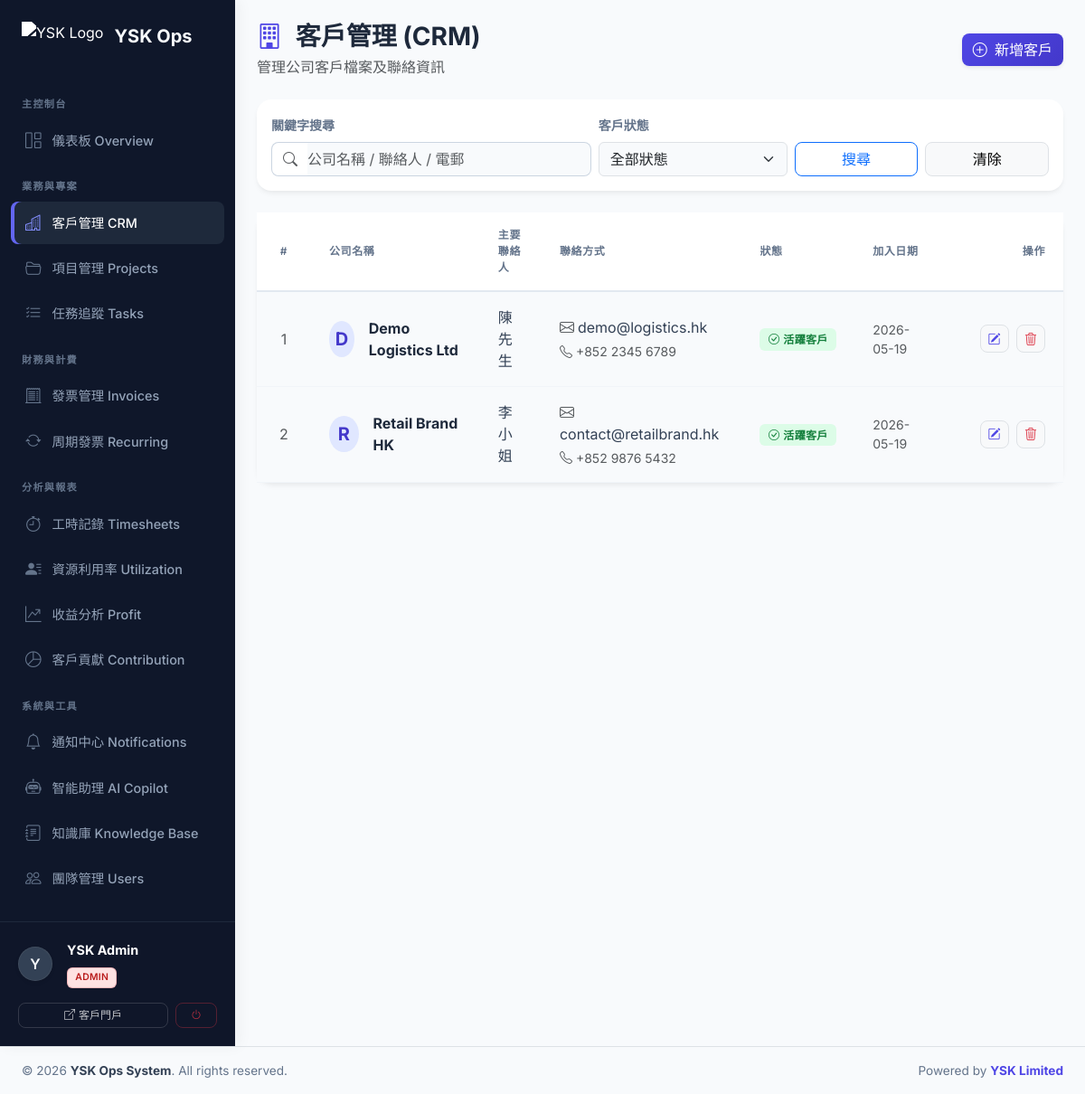
/clients.php (signed in), run on an earlier commit of the app's database.
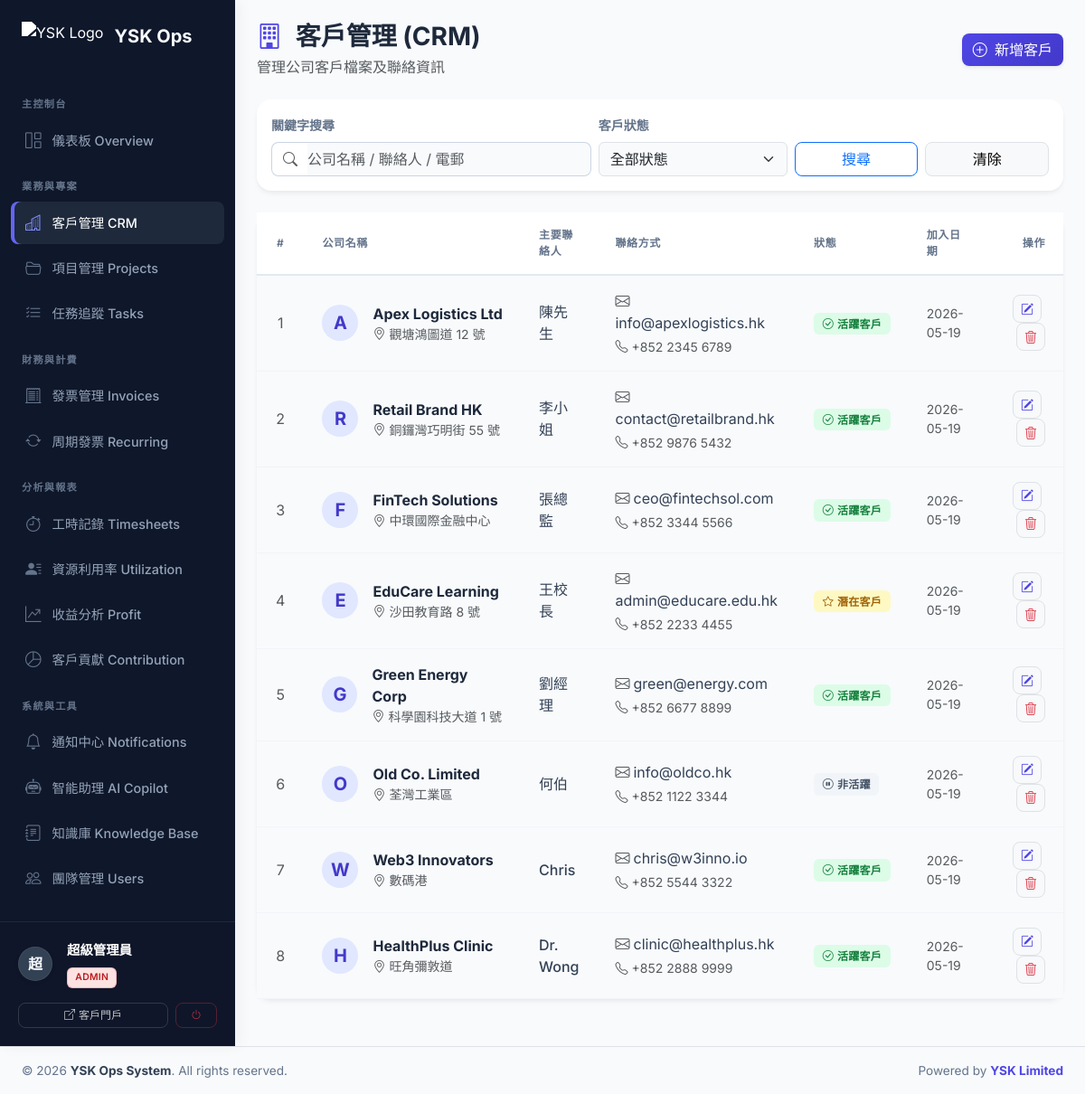
And on a later commit of the database.
### tables this page shows
CREATE TABLE clients (
    id INT AUTO_INCREMENT PRIMARY KEY,
    company_name VARCHAR(150) NOT NULL,
    contact_person VARCHAR(100),
    email VARCHAR(100),
    phone VARCHAR(20),
    address TEXT,
    notes TEXT,
    status ENUM('active', 'inactive', 'lead') DEFAULT 'active',
    created_at TIMESTAMP DEFAULT CURRENT_TIMESTAMP,
    updated_at TIMESTAMP DEFAULT CURRENT_TIMESTAMP ON UPDATE CURRENT_TIMESTAMP,
    FULLTEXT KEY ft_clients (company_name, contact_person, email, notes)
);

### includes/db.php (called while the page is built, shortened)
<?php
function get_db_connection() {
    static $pdo = null;
    if ($pdo === null) {
        try {
            $dsn = "mysql:host=" . DB_HOST . ";dbname=" . DB_NAME . ";charset=" . DB_CHARSET;
            $pdo = new PDO($dsn, DB_USER, DB_PASS, [
                PDO::ATTR_ERRMODE => PDO::ERRMODE_EXCEPTION,
                PDO::ATTR_DEFAULT_FETCH_MODE => PDO::FETCH_ASSOC,
                PDO::ATTR_EMULATE_PREPARES => false,
            ]);
        } catch (PDOException $e) {
            die("Database connection failed: " . $e->getMessage() . "<br>Please check config.php and run database.sql first.");
        }
    }
    return $pdo;
}
function db_query($sql, $params = []) {
    $pdo = get_db_connection();
    $stmt = $pdo->prepare($sql);
    $stmt->execute($params);
    return $stmt;
}
function db_fetch_all($sql, $params = []) {
    return db_query($sql, $params)->fetchAll();
}
?>

### clients.php (the view, shortened to what the changed rows need)
<?php
require_once 'includes/db.php';
$page = max(1, (int)($_GET['page'] ?? 1));
$per_page = 15;
$offset = ($page - 1) * $per_page;
$sql = "SELECT * FROM clients WHERE 1=1";
$params = [];
$sql .= " ORDER BY created_at DESC LIMIT $per_page OFFSET $offset";
$clients = db_fetch_all($sql, $params);
$status_labels = [
    'active' => ['text' => '活躍客戶', 'color' => 'success', 'icon' => 'bi-check-circle'],
    'lead' => ['text' => '潛在客戶', 'color' => 'warning', 'icon' => 'bi-star'],
    'inactive' => ['text' => '非活躍', 'color' => 'secondary', 'icon' => 'bi-pause-circle']
];
?>
<?php include 'includes/header.php'; ?>
<div class="d-flex">
    <?php include 'includes/sidebar.php'; ?>
    <div class="flex-grow-1 p-4">
        <div class="d-flex justify-content-between align-items-center mb-4">
            <div>
                <h2 class="h3 fw-bold mb-1 text-slate-800"><i class="bi bi-building me-2 text-primary"></i> 客戶管理 (CRM)</h2>
            </div>
        </div>
        <div class="card border-0 shadow-sm mb-4">
            <div class="card-body p-0">
                <div class="table-responsive">
                    <table class="table table-hover align-middle mb-0">
                        <thead>
                            <tr>
                                <th width="60" class="text-center">#</th>
                                <th>公司名稱</th>
                                <th>主要聯絡人</th>
                                <th>聯絡方式</th>
                                <th>狀態</th>
                                <th>加入日期</th>
                                <th width="140" class="text-end pe-4">操作</th>
                            </tr>
                        </thead>
                        <tbody>
                            <?php foreach ($clients as $c):
                                $status_info = $status_labels[$c['status']] ?? $status_labels['inactive'];
                                $avatar_char = mb_substr($c['company_name'] ?? 'C', 0, 1, 'UTF-8');
                            ?>
                            <tr>
                                <td class="text-center text-muted"><?= $c['id'] ?></td>
                                <td>
                                    <div class="d-flex align-items-center">
                                        <div class="bg-primary bg-opacity-10 text-primary rounded-circle d-flex align-items-center justify-content-center me-3" style="width: 40px; height: 40px;">
                                            <span class="fw-bold fs-5"><?= htmlspecialchars($avatar_char) ?></span>
                                        </div>
                                        <div>
                                            <div class="fw-bold text-slate-800"><?= htmlspecialchars($c['company_name'] ?? '') ?></div>
                                            <?php if($c['address']): ?>
                                                <div class="small text-muted text-truncate" style="max-width: 200px;"><i class="bi bi-geo-alt me-1"></i><?= htmlspecialchars($c['address']) ?></div>
                                            <?php endif; ?>
                                        </div>
                                    </div>
                                </td>
                                <td>
                                    <span class="text-slate-700 fw-medium"><?= htmlspecialchars($c['contact_person'] ?: '未提供') ?></span>
                                </td>
                                <td>
                                    <div class="text-slate-700"><i class="bi bi-envelope text-muted me-1"></i><?= htmlspecialchars($c['email'] ?: '-') ?></div>
                                    <div class="small text-muted mt-1"><i class="bi bi-telephone text-muted me-1"></i><?= htmlspecialchars($c['phone'] ?: '-') ?></div>
                                </td>
                                <td>
                                    <span class="badge bg-<?= $status_info['color'] ?> bg-opacity-10 text-<?= $status_info['color'] ?> px-2 py-1">
                                        <i class="bi <?= $status_info['icon'] ?> me-1"></i><?= $status_info['text'] ?>
                                    </span>
                                </td>
                                <td class="text-muted small"><?= date('Y-m-d', strtotime($c['created_at'])) ?></td>
                                <td class="text-end pe-4">
                                    <button class="btn btn-sm btn-light border text-primary me-1" data-bs-toggle="modal" data-bs-target="#editClientModal<?= $c['id'] ?>" title="編輯"><i class="bi bi-pencil-square"></i></button>
                                    <form method="POST" class="d-inline" onsubmit="return confirm('⚠️ 嚴重警告！\n\n刪除客戶將會連帶永久刪除該客戶名下的：\n- 所有項目 (Projects)\n- 所有任務 (Tasks)\n- 所有發票 (Invoices)\n\n建議在編輯中將狀態改為「非活躍」。\n\n確定要強制刪除嗎？')">
                                        <button type="submit" name="delete_client" class="btn btn-sm btn-light border text-danger" title="刪除"><i class="bi bi-trash3"></i></button>
                                    </form>
                                </td>
                            </tr>
                            <?php endforeach; ?>
                        </tbody>
                    </table>
                </div>
            </div>
        </div>
    </div>
</div>
<?php include 'includes/footer.php'; ?>

### includes/sidebar.php (shortened to what the changed rows need)
<div id="sidebar" class="d-flex flex-column pb-0">
    <?php
        $user_name = $_SESSION['user']['full_name'] ?? 'User';
        $user_role = $_SESSION['user']['role'] ?? 'viewer';
        $avatar_char = mb_substr($user_name, 0, 1, 'UTF-8');
        $role_colors = [
            'admin' => 'danger',
            'pm' => 'primary',
            'developer' => 'success',
            'finance' => 'warning',
            'viewer' => 'secondary'
        ];
        $r_color = $role_colors[$user_role] ?? 'secondary';
    ?>
    <div class="sidebar-user-card">
        <div class="d-flex align-items-center mb-3">
            <div class="sidebar-user-avatar me-3 shadow-sm border border-secondary border-opacity-25">
                <?= htmlspecialchars($avatar_char) ?>
            </div>
            <div class="overflow-hidden">
                <div class="text-white fw-bold text-truncate" style="font-size: 0.9rem;"><?= htmlspecialchars($user_name) ?></div>
                <div class="mt-1">
                    <span class="badge bg-<?= $r_color ?> bg-opacity-25 text-<?= $r_color ?> border border-<?= $r_color ?> border-opacity-25" style="font-size: 0.65rem; padding: 3px 6px;">
                    </span>
                </div>
            </div>
        </div>
    </div>
</div>

What changed in the data, as far as the page shows it:
changed clients "陳先生": company_name "D" → "A"; company_name "Demo Logistics Ltd" → "Apex Logistics Ltd"; address (not shown) → "觀塘鴻圖道 12 號"; email "demo@logistics.hk" → "info@apexlogistics.hk"
changed clients "Retail Brand HK": address (not shown) → "銅鑼灣巧明街 55 號"
added clients: id "3", company_name "F", company_name "FinTech Solutions", address "中環國際金融中心", contact_person "張總監", email "ceo@fintechsol.com", phone "+852 3344 5566", status "活躍客戶", created_at "2026-05-19"
added clients: id "4", company_name "E", company_name "EduCare Learning", address "沙田教育路 8 號", contact_person "王校長", email "admin@educare.edu.hk", phone "+852 2233 4455", status "潛在客戶", created_at "2026-05-19"
added clients: id "5", company_name "G", company_name "Green Energy Corp", address "科學園科技大道 1 號", contact_person "劉經理", email "green@energy.com", phone "+852 6677 8899", status "活躍客戶", created_at "2026-05-19"
added clients: id "6", company_name "O", company_name "Old Co. Limited", address "荃灣工業區", contact_person "何伯", email "info@oldco.hk", phone "+852 1122 3344", status "非活躍", created_at "2026-05-19"
added clients: id "7", company_name "W", company_name "Web3 Innovators", address "數碼港", contact_person "Chris", email "chris@w3inno.io", phone "+852 5544 3322", status "活躍客戶", created_at "2026-05-19"
added clients: id "8", company_name "H", company_name "HealthPlus Clinic", address "旺角彌敦道", contact_person "Dr. Wong", email "clinic@healthplus.hk", phone "+852 2888 9999", status "活躍客戶", created_at "2026-05-19"
Also different on the page:
$avatar_char: "Y" → "超"
$user_name: "YSK Admin" → "超級管理員"
